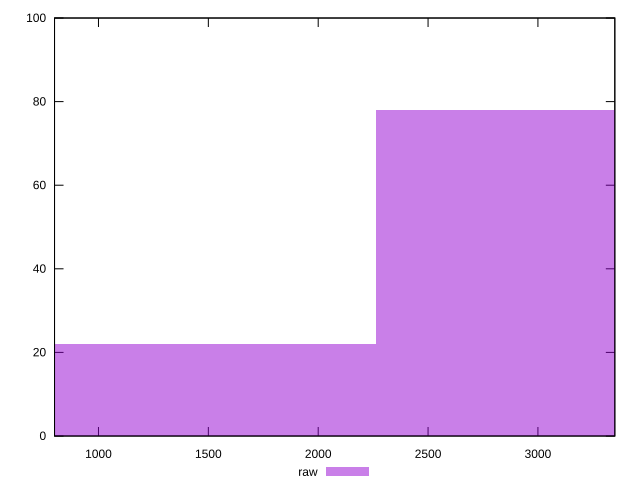

This chart was generated by the following gnuplot code:
reset

$raw <<EOF
3017.2977914280955 78
1508.6488957140477 22
EOF

set key outside below
set boxwidth 1508.6488957140477
set xrange [800:3350]
set yrange [0:100]
set trange [0:100]
set style fill transparent solid 0.5 noborder
set terminal svg size 640, 490 enhanced background rgb 'white'
set output "report_00014_2021-02-09T15:56:05.503Z/uses-text-compression/samples/pages+cached+noadtech+nomedia/raw/histogram.svg"

plot $raw title "raw" with boxes

reset
